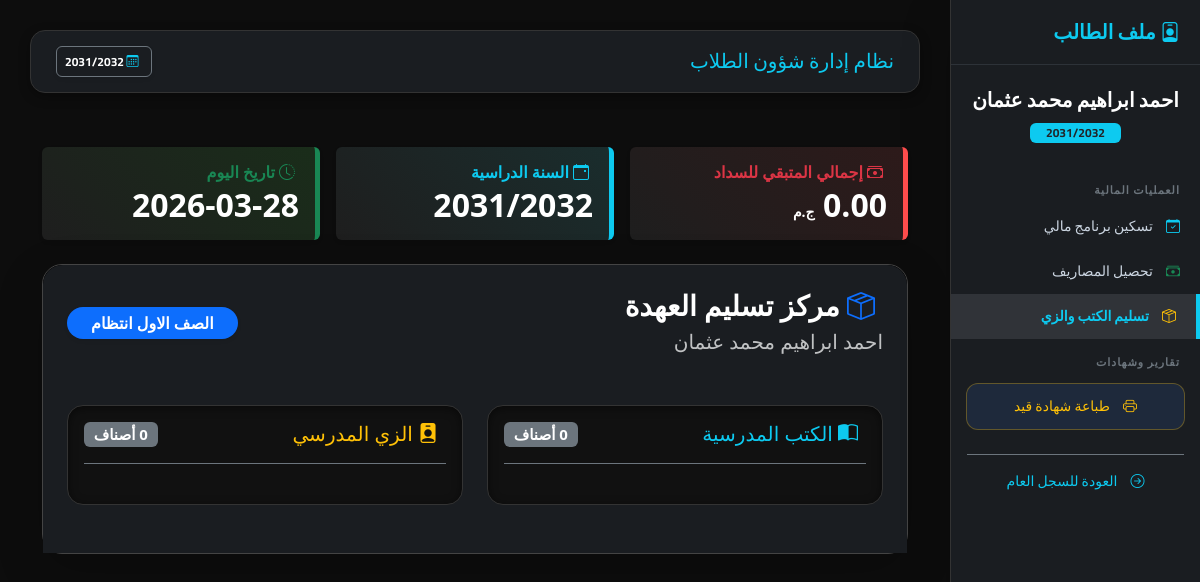
The page /finance/student-inventory/28/ (signed in) on the database its author committed.
### students/models.py (models this page shows, shortened)
class Student(models.Model):
    RELIGION_CHOICES = [("Muslim", "مسلم"), ("Christian", "مسيحي")]
    STATUS_CHOICES = [("New", "مستجد"), ("Transferred", "منقول"), ("Home", "عمال"), ("Promoted", "ناجح ومنقول")]
    GENDER_CHOICES = [('Male', 'ذكر'), ('Female', 'أنثى')]
    SPECIALIZATION_CHOICES = [
        ("General", "شعبة عامة"), ("Restaurant", "مطعم"), ("Kitchen", "مطبخ"),
        ("Guidance", "ارشاد"), ("Internal", "اشراف داخلي"), ("Computer", "حاسب الي"),
    ]
    image = models.ImageField("صورة الطالب", upload_to="students/", null=True, blank=True)
    registration_number = models.CharField("رقم القيد", max_length=50, blank=True, null=True)
    first_name = models.CharField("الاسم الأول", max_length=100)
    last_name = models.CharField("اسم العائلة", max_length=100)
    national_id_validator = RegexValidator(
        regex=r'^\d{14}$',
        message="الرقم القومي يجب أن يتكون من 14 رقماً فقط."
    )
    national_id = models.CharField(
        "الرقم القومي",
        max_length=14,
        validators=[national_id_validator],
        unique=True,
        null=True, blank=True
    )
    student_code = models.CharField("كود الطالب", max_length=20, unique=True, editable=False, blank=True, null=True)
    date_of_birth = models.DateField("تاريخ الميلاد", null=True, blank=True)
    birth_place = models.CharField("محل الميلاد", max_length=150, blank=True, null=True)
    gender = models.CharField(
        "النوع",
        max_length=10,
        choices=GENDER_CHOICES,
        null=True,
        blank=True
    )
    religion = models.CharField("الديانة", max_length=20, choices=RELIGION_CHOICES, null=True, blank=True)
    nationality = models.CharField("الجنسية", max_length=100, default="مصري", null=True, blank=True)
    address = models.TextField("العنوان", blank=True, null=True)
    mother_name = models.CharField("اسم الأم", max_length=150, null=True, blank=True)
    phone = models.CharField("رقم التليفون", max_length=20, null=True, blank=True)
    enrollment_status = models.CharField("حالة القيد", max_length=20, choices=STATUS_CHOICES, null=True, blank=True)
    integration_status = models.BooleanField("موقف الدمج", default=False, null=True, blank=True)
    specialization = models.CharField("التخصص", max_length=30, choices=SPECIALIZATION_CHOICES, blank=True, null=True)
    previous_debt = models.DecimalField("مديونية سابقة مرحلة", max_digits=10, decimal_places=2, default=0)
    last_promotion_date = models.DateField(null=True, blank=True)
    grade = models.ForeignKey("students.Grade", on_delete=models.PROTECT, null=True, verbose_name="الصف الدراسي")
    classroom = models.ForeignKey("students.Classroom", on_delete=models.SET_NULL, null=True, blank=True, verbose_name="الفصل")
    academic_year = models.ForeignKey("finance.AcademicYear", on_delete=models.CASCADE, verbose_name="السنة الدراسية", related_name="students")
    is_active = models.BooleanField("نشط", default=True)
    created_at = models.DateTimeField(auto_now_add=True)
    class Meta:
        ordering = ["-created_at"]
        verbose_name = "طالب"
        verbose_name_plural = "الطلاب"
    def get_full_name(self):
        first = self.first_name if self.first_name else ""
        last = self.last_name if self.last_name else ""
        full = f"{first} {last}".strip()
        return full if full else f"طالب رقم {self.student_code}"

class Grade(models.Model):
    name = models.CharField("اسم الصف", max_length=100)
    class Meta:
        verbose_name = "صف دراسي"
        verbose_name_plural = "الصفوف الدراسية"

### finance/models.py (models this page shows, shortened)
class AcademicYear(models.Model):
    name = models.CharField(max_length=20)  # مثال: 2025/2026
    is_active = models.BooleanField(default=False)

### finance/views.py (the view, shortened to what this page needs)
# urls.py: path('student-inventory/<int:student_id>/', views.student_inventory_view, name='student_inventory_view'),
@login_required
def student_inventory_view(request, student_id):
    student = get_object_or_404(
        Student.objects.select_related('academic_year', 'grade'),
        id=student_id
    )
    master_items = InventoryMaster.objects.filter(
        grade=student.grade,
        academic_year=student.academic_year
    )
    items_status = []
    total_to_pay = Decimal('0.00')
    context = {
        'student': student,
        'items_status': items_status, # استبدلنا books و uniform بهذه القائمة الموحدة
        'total_to_pay': total_to_pay,
        'page_title': f"مخزن الطالب: {student.get_full_name()}",
        'active_year': student.academic_year,
        'today': timezone.now().date(),
    }
    return render(request, 'finance/student_inventory.html', context)

### config/context_processors.py (called while the page is built)
def active_academic_year(request): # تأكد أن هذا هو نفس الاسم
    active_year = AcademicYear.objects.filter(is_active=True).first()
    return {'active_year': active_year}

### finance/templates/finance/student_inventory.html (shortened to what this page needs)
{% extends 'base.html' %}
{% block content %}
<div class="container py-4" dir="rtl" style="font-family: 'Segoe UI', Tahoma, Geneva, Verdana, sans-serif;">
    <div class="row mb-4 g-3">
        <div class="col-md-4">
            <div class="card h-100 shadow-sm border-0" style="background: linear-gradient(45deg, #1e1e1e, #2d1a1a); border-right: 5px solid #ff4d4d !important;">
                <div class="card-body p-3">
                    <h6 class="text-danger mb-1 fw-bold"><i class="bi bi-cash-stack me-1"></i> إجمالي المتبقي للسداد</h6>
                    <h2 class="fw-bold text-white mb-0">{{ total_to_pay }} <small style="font-size: 14px;">ج.م</small></h2>
                </div>
            </div>
        </div>
        <div class="col-md-4">
            <div class="card h-100 shadow-sm border-0" style="background: linear-gradient(45deg, #1e1e1e, #1a2d2d); border-right: 5px solid #0dcaf0 !important;">
                <div class="card-body p-3">
                    <h6 class="text-info mb-1 fw-bold"><i class="bi bi-calendar-event me-1"></i> السنة الدراسية</h6>
                    <h2 class="fw-bold text-white mb-0">{{ student.academic_year.name }}</h2>
                </div>
            </div>
        </div>
        <div class="col-md-4">
            <div class="card h-100 shadow-sm border-0" style="background: linear-gradient(45deg, #1e1e1e, #1a2d1a); border-right: 5px solid #198754 !important;">
                <div class="card-body p-3">
                    <h6 class="text-success mb-1 fw-bold"><i class="bi bi-clock-history me-1"></i> تاريخ اليوم</h6>
                    <h2 class="fw-bold text-white mb-0">{{ today|date:"Y-m-d" }}</h2>
                </div>
            </div>
        </div>
    </div>
    <div class="card bg-black shadow-lg" style="border-radius: 20px; border: 1px solid #444;">
        <div class="card-header border-0 p-4 d-flex justify-content-between align-items-center" style="background: #1a1d21; border-radius: 20px 20px 0 0;">
            <div>
                <h3 class="mb-1 text-white fw-bold">
                    <i class="bi bi-box-seam text-primary me-2"></i> مركز تسليم العهدة
                </h3>
                <p class="text-light opacity-75 mb-0 fs-5">{{ student.get_full_name }}</p>
            </div>
            <span class="badge bg-primary px-4 py-2 fs-6 rounded-pill shadow-sm">{{ student.grade.name }}</span>
        </div>
        <div class="card-body p-4 bg-dark">
            <div class="row">
                <div class="col-md-6 mb-4">
                    <div class="p-3 rounded-4 shadow-inner" style="background: #111; border: 1px solid #333;">
                        <h5 class="text-white border-bottom border-secondary pb-3 mb-4 d-flex justify-content-between">
                            <span class="text-info"><i class="bi bi-book-half me-2"></i> الكتب المدرسية</span>
                            <span class="badge bg-secondary">{{ books|length }} أصناف</span>
                        </h5>
                    </div>
                </div>
                <div class="col-md-6 mb-4">
                    <div class="p-3 rounded-4 shadow-inner" style="background: #111; border: 1px solid #333;">
                        <h5 class="text-white border-bottom border-secondary pb-3 mb-4 d-flex justify-content-between">
                            <span class="text-warning"><i class="bi bi-person-badge-fill me-2"></i> الزي المدرسي</span>
                            <span class="badge bg-secondary">{{ uniform|length }} أصناف</span>
                        </h5>
                    </div>
                </div>
            </div>
        </div>
    </div>
</div>
{% endblock %}

### finance/templates/base.html (shortened to what this page needs)
{% load static %}
<!DOCTYPE html>
<html lang="ar" dir="rtl">
<head>
    <link href="https://cdn.jsdelivr.net/npm/bootstrap@5.3.2/dist/css/bootstrap.min.css" rel="stylesheet">
    <link href="https://cdn.jsdelivr.net/npm/bootstrap-icons/font/bootstrap-icons.css" rel="stylesheet">
    <link href="https://cdn.jsdelivr.net/npm/select2@4.1.0-rc.0/dist/css/select2.min.css" rel="stylesheet" />
    <link rel="stylesheet" href="https://cdn.jsdelivr.net/npm/select2-bootstrap-5-theme@1.3.0/dist/select2-bootstrap-5-theme.min.css" />
</head>
<body>
<div class="sidebar shadow-lg">
    {% if student and student.id %}
        <h5><i class="bi bi-person-badge"></i> ملف الطالب</h5>
        <div class="text-center mb-4 px-3">
            <span class="d-block fw-bold text-white fs-5">{{ student.get_full_name }}</span>
            <small class="badge bg-info text-dark mt-2 px-3">{{ student.academic_year.name }}</small>
        </div>
        <div class="section-title">العمليات المالية</div>
        <a href="{% url 'assign_plan_with_id' student.id %}">
            <i class="bi bi-calendar-check text-info"></i> تسكين برنامج مالي
        </a>
        <a href="{% url 'quick_collection' %}?student_id={{ student.id }}">
            <i class="bi bi-cash-stack text-success"></i> تحصيل المصاريف
        </a>
        <a href="{% url 'student_inventory_view' student.id %}"
           class="{% if request.resolver_match.url_name == 'student_inventory_view' %}active-link{% endif %}">
            <i class="bi bi-box-seam text-warning"></i> تسليم الكتب والزي
        </a>
        <div class="section-title">تقارير وشهادات</div>
        <a href="javascript:void(0);" onclick="printEnrollmentCertificate()" class="admin-action-btn mt-2" style="color: #ffc107; border-color: rgba(255,193,7,0.3);">
            <i class="bi bi-printer"></i> طباعة شهادة قيد
        </a>
        <a href="{% url 'student_list' %}" class="text-info text-center d-block mt-4 border-top border-secondary pt-3 mx-3">
            <i class="bi bi-arrow-right-circle"></i> العودة للسجل العام
        </a>
    {% endif %}
    </div>
<div class="main-content">
    <div class="top-navbar d-flex justify-content-between align-items-center">
        <h5 class="mb-0 text-info">{% block page_title %}نظام إدارة شؤون الطلاب{% endblock %}</h5>
        <div class="d-flex align-items-center">
            <span class="badge bg-dark border border-secondary p-2 shadow-sm">
                <i class="bi bi-calendar3 me-1 text-info"></i>
                {{ active_year.name|default:"لم يتم تحديد سنة" }}
            </span>
        </div>
    </div>
    {% block content %}{% endblock %}
</div>
</body>
</html>

### finance/templates/base.html (style rules this page uses)
:root { --bg-dark: #0f1113; --sidebar-bg: #1a1d21; --accent-color: #0dcaf0; --text-muted: #cbd5e1; --danger-soft: #ea868f; }
body { font-family: 'Cairo', sans-serif; background-color: var(--bg-dark); color: #ffffff; margin: 0; overflow-x: hidden; }
.sidebar { height: 100vh; background: var(--sidebar-bg); padding-top: 20px; position: fixed; width: 250px; right: 0; z-index: 1000; border-left: 1px solid #333; transition: all 0.3s ease; overflow-y: auto; }
.sidebar h5 { color: var(--accent-color); font-weight: 700; padding: 0 20px 20px; border-bottom: 1px solid #2d3238; margin-bottom: 20px; }
.sidebar a { color: var(--text-muted); padding: 12px 20px; display: block; text-decoration: none; transition: 0.3s; font-size: 14px; }
.sidebar a i { margin-left: 10px; }
.sidebar a.active-link { background: rgba(245, 246, 247, 0.1); color: var(--accent-color); font-weight: bold; border-right: 4px solid var(--accent-color); }
.section-title { font-size: 11px; text-transform: uppercase; color: #6c757d; padding: 15px 20px 5px; font-weight: bold; letter-spacing: 1px; }
.admin-action-btn { background: #1e293b; border: 1px solid #334155; margin: 10px 15px; border-radius: 12px; color: var(--accent-color); padding: 12px; display: block; text-decoration: none; text-align: center; font-size: 14px; transition: 0.3s; }
.main-content { margin-right: 250px; padding: 30px; min-height: 100vh; }
.top-navbar { background: var(--sidebar-bg); padding: 15px 25px; border-radius: 15px; margin-bottom: 30px; border: 1px solid #333; box-shadow: 0 4px 12px rgba(0,0,0,0.3); }

### finance/templates/finance/student_inventory.html (style rules this page uses)
body { background-color: #0d0d0d; }
.bg-dark { background-color: #1a1d21 !important; }
.bg-black { background-color: #000 !important; }
.text-white { color: #ffffff !important; }
.shadow-inner { box-shadow: inset 0 2px 10px rgba(0,0,0,0.5); }

### rows shown on the page
Student: get_full_name "احمد ابراهيم محمد عثمان", academic_year.name "2031/2032", grade.name "الصف الاول انتظام"
AcademicYear: name "2031/2032"

### other values the page prints
{{ total_to_pay }} "0.00"
{{ books|length }} "0"
{{ uniform|length }} "0"
